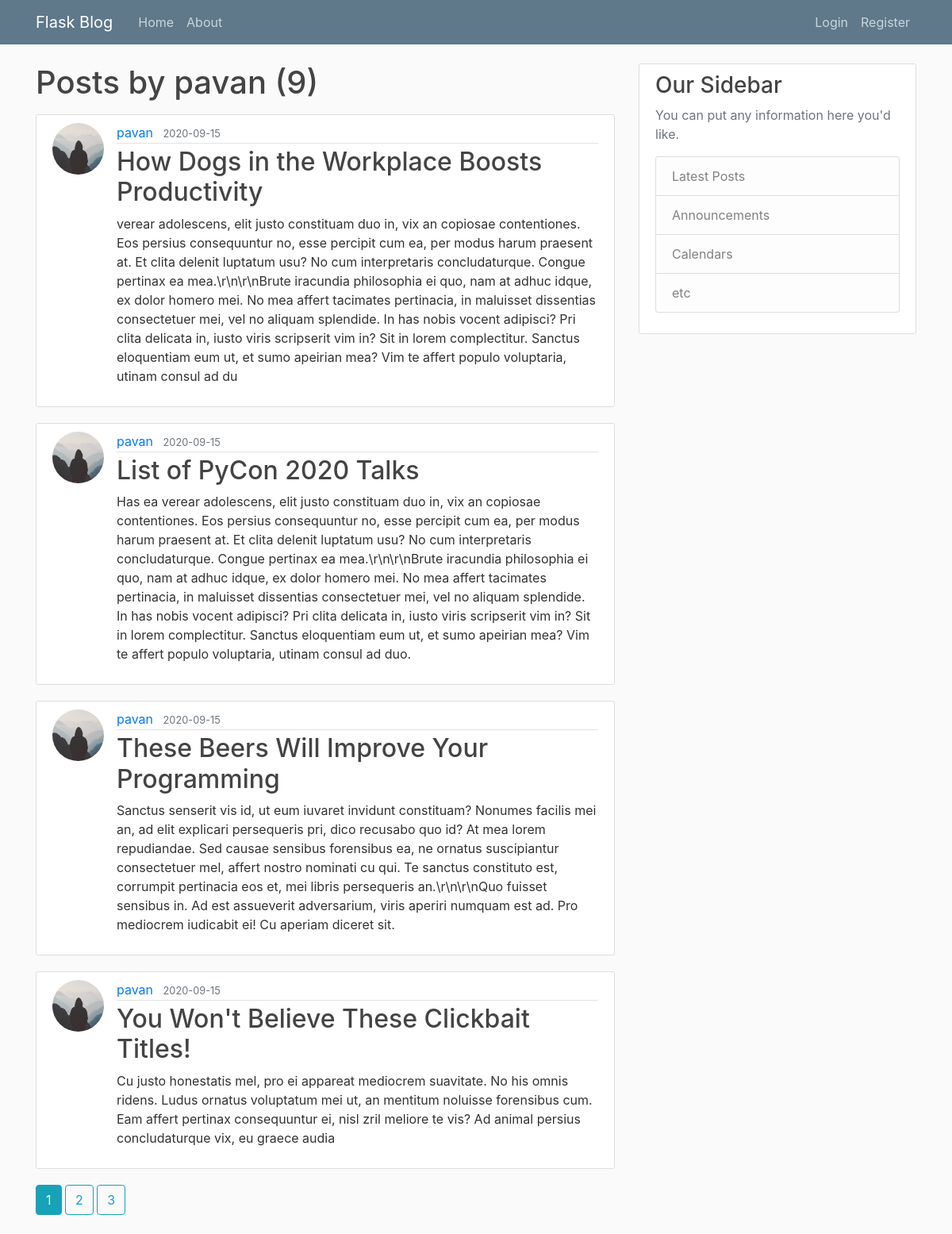
Before: /user/pavan with the older database file.
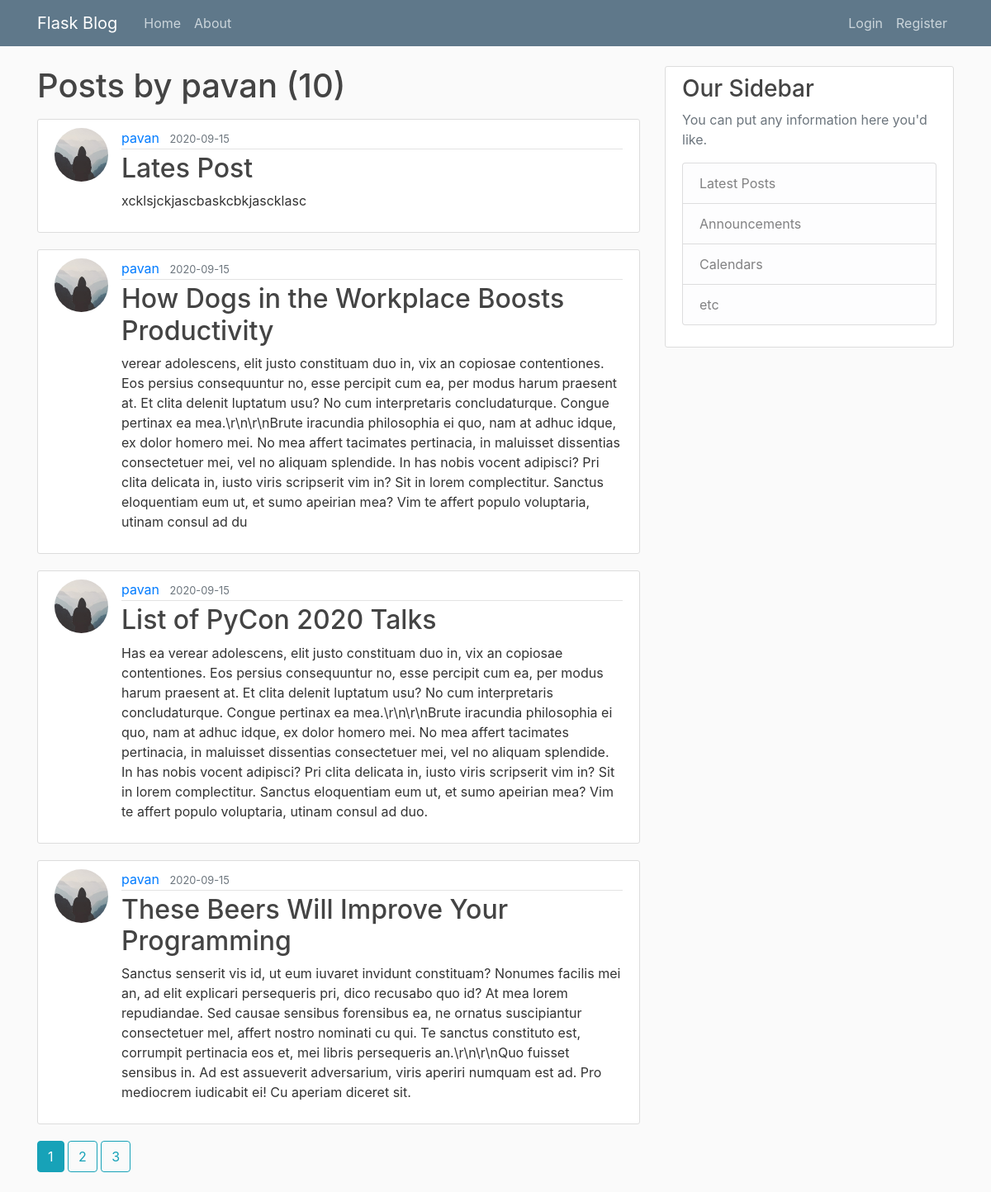
After: the same page with the newer database file.
### flaskblog/models.py (models this page shows, shortened)
class Post(db.Model):
    id = db.Column(db.Integer, primary_key=True)
    title = db.Column(db.String(100), nullable=False)
    date_posted = db.Column(
        db.DateTime, nullable=False, default=datetime.utcnow)
    content = db.Column(db.Text, nullable=False)
    user_id = db.Column(db.Integer, db.ForeignKey('user.id'), nullable=False)

class User(db.Model,UserMixin):
    id = db.Column(db.Integer, primary_key=True)
    username = db.Column(db.String(20), unique=True, nullable=False)
    email = db.Column(db.String(120), unique=True, nullable=False)
    image_file = db.Column(db.String(20), nullable=False,
                           default="default.jpg")
    password = db.Column(db.String(60), nullable=False)
    posts = db.relationship('Post', backref="author", lazy="dynamic")

### flaskblog/routes.py (the view)
@app.route("/user/<string:username>")
def user_posts(username):
    page = request.args.get('page',1,type=int)
    user = User.query.filter_by(username=username).first_or_404()
    posts = Post.query.filter_by(author=user)\
        .order_by(Post.date_posted.desc())\
        .paginate(page=page,per_page=4)
    return render_template('user_posts.html', posts=posts,user=user)

### flaskblog/templates/user_posts.html
{% extends "layout.html" %}
{% block content %}
    <h1 class="mb-3">Posts by {{ user.username }}  ({{posts.total}})</h1>
 {% for post in posts.items %}
<article class="media content-section">
  <img  class="rounded-circle article-img" src="{{url_for('static',filename='profile_pics/'+ post.author.image_file)}}" alt="">
  <div class="media-body">
    <div class="article-metadata">
      <a class="mr-2" href="{{url_for('user_posts',username=post.author.username)}}">{{ post.author.username }}</a>
      <small class="text-muted">{{ post.date_posted.strftime('%Y-%m-%d') }}</small>
    </div>
    <h2><a class="article-title" href="{{ url_for('post', post_id=post.id) }}">{{ post.title }}</a></h2>
    <p class="article-content">{{ post.content }}</p>
  </div>
</article>
{% endfor %}
{% for page_num in posts.iter_pages(left_edge=1,right_edge=1,left_current=1,right_current=2) %}
  {% if page_num %}
      {% if posts.page == page_num %}
      <a class="btn btn-info mb-4" href="{{ url_for('user_posts',username=user.username,page=page_num) }}">{{page_num}}</a>
      {% else %}
      <a class="btn btn-outline-info mb-4" href="{{ url_for('user_posts',username=user.username,page=page_num) }}">{{page_num}}</a>
      {% endif %}
  {% else %}
    ...
  {% endif %}
{% endfor %}
{% endblock content%}

Changed rows visible on the page:
no longer on this page (row unchanged): Post: image_file (placeholder picture), author.username "pavan", date_posted "2020-09-15", title "You Won't Believe These Clickbait Titles!", content "Cu justo honestatis mel, pro ei appareat mediocrem suavitate. No his omnis ridens. Ludus ornatus voluptatum mei ut, an mentitum noluisse forensibus cum. Eam affert pertinax consequuntur ei, nisl zril meliore te vis? Ad animal persius concludaturque vix, eu graece audia"
added Post: image_file (placeholder picture), author.username "pavan", date_posted "2020-09-15", title "Lates Post", content "xcklsjckjascbaskcbkjascklasc"
Other visible differences:
{{ posts.total }}: "9" → "10"
